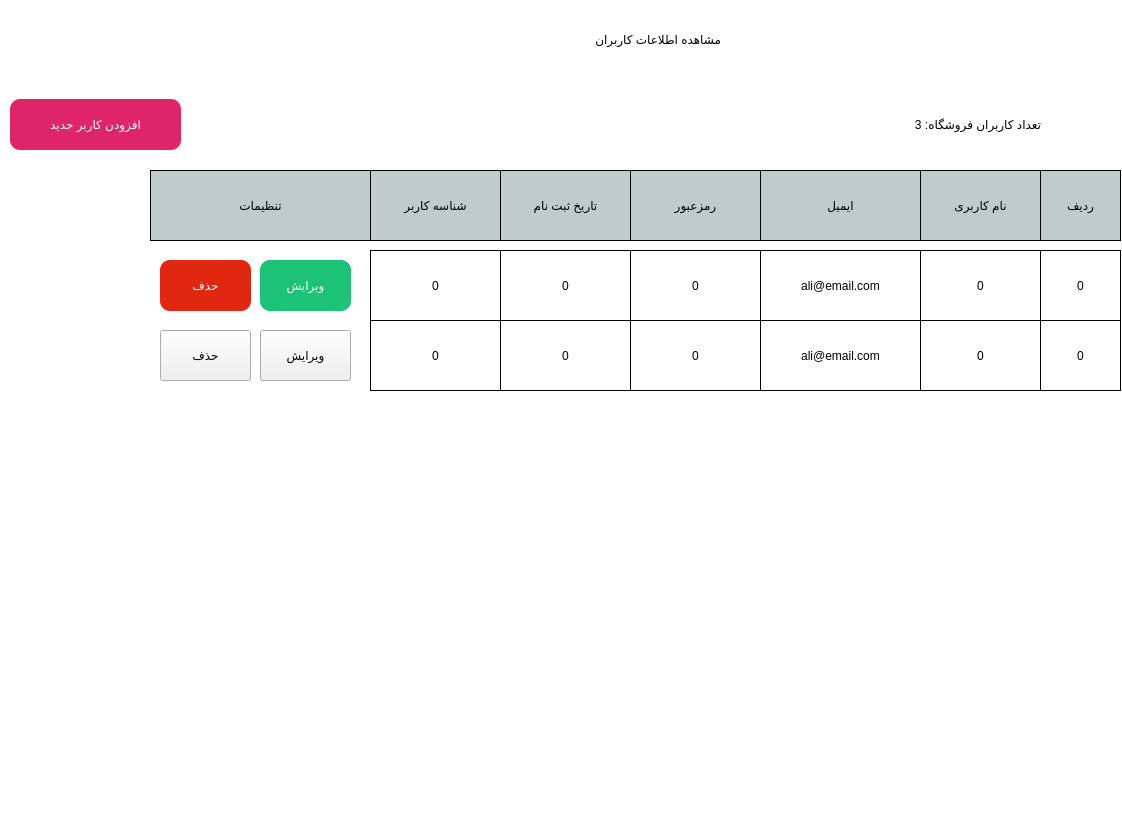
<?xml version="1.0" encoding="UTF-8"?>
<ui version="4.0">
 <class>mainWindow</class>
 <widget class="QDialog" name="mainWindow">
  <property name="geometry">
   <rect>
    <x>0</x>
    <y>0</y>
    <width>1122</width>
    <height>832</height>
   </rect>
  </property>
  <property name="windowTitle">
   <string>Dialog</string>
  </property>
  <property name="styleSheet">
   <string notr="true">#mainWindow{
background-color : #fff
}</string>
  </property>
  <widget class="QWidget" name="headerSection" native="true">
   <property name="geometry">
    <rect>
     <x>0</x>
     <y>-1</y>
     <width>1121</width>
     <height>161</height>
    </rect>
   </property>
   <property name="styleSheet">
    <string notr="true">#headerSection{
	border : 1px solid #fff

}</string>
   </property>
   <widget class="QLabel" name="label">
    <property name="geometry">
     <rect>
      <x>390</x>
      <y>20</y>
      <width>331</width>
      <height>41</height>
     </rect>
    </property>
    <property name="styleSheet">
     <string notr="true">font: 22pt &quot;B narm&quot;;</string>
    </property>
    <property name="text">
     <string>مشاهده اطلاعات کاربران</string>
    </property>
   </widget>
   <widget class="QLabel" name="count_lbl">
    <property name="geometry">
     <rect>
      <x>590</x>
      <y>110</y>
      <width>451</width>
      <height>31</height>
     </rect>
    </property>
    <property name="styleSheet">
     <string notr="true">font: 14pt &quot;B Nazanin&quot;;</string>
    </property>
    <property name="text">
     <string>تعداد کاربران فروشگاه: 3 </string>
    </property>
   </widget>
   <widget class="QPushButton" name="pay_btn">
    <property name="geometry">
     <rect>
      <x>10</x>
      <y>100</y>
      <width>171</width>
      <height>51</height>
     </rect>
    </property>
    <property name="cursor">
     <cursorShape>PointingHandCursor</cursorShape>
    </property>
    <property name="styleSheet">
     <string notr="true">#pay_btn{
border-radius : 10%;
background-color: #df2569;
color : #fff;
font: 10pt &quot;IRANSans&quot;;
}</string>
    </property>
    <property name="text">
     <string>افزودن کاربر جدید</string>
    </property>
   </widget>
  </widget>
  <widget class="QWidget" name="widget" native="true">
   <property name="geometry">
    <rect>
     <x>0</x>
     <y>170</y>
     <width>1121</width>
     <height>81</height>
    </rect>
   </property>
   <widget class="QPushButton" name="pushButton">
    <property name="geometry">
     <rect>
      <x>920</x>
      <y>0</y>
      <width>121</width>
      <height>71</height>
     </rect>
    </property>
    <property name="styleSheet">
     <string notr="true">border:1px solid #000;
background-color: rgb(191, 204, 203);</string>
    </property>
    <property name="text">
     <string>نام کاربری</string>
    </property>
   </widget>
   <widget class="QPushButton" name="pushButton_2">
    <property name="geometry">
     <rect>
      <x>760</x>
      <y>0</y>
      <width>161</width>
      <height>71</height>
     </rect>
    </property>
    <property name="styleSheet">
     <string notr="true">border:1px solid #000;
background-color: rgb(191, 204, 203);</string>
    </property>
    <property name="text">
     <string>ایمیل</string>
    </property>
   </widget>
   <widget class="QPushButton" name="pushButton_3">
    <property name="geometry">
     <rect>
      <x>630</x>
      <y>0</y>
      <width>131</width>
      <height>71</height>
     </rect>
    </property>
    <property name="styleSheet">
     <string notr="true">border:1px solid #000;
background-color: rgb(191, 204, 203);</string>
    </property>
    <property name="text">
     <string>رمزعبور</string>
    </property>
   </widget>
   <widget class="QPushButton" name="pushButton_4">
    <property name="geometry">
     <rect>
      <x>1040</x>
      <y>0</y>
      <width>81</width>
      <height>71</height>
     </rect>
    </property>
    <property name="styleSheet">
     <string notr="true">border:1px solid #000;
background-color: rgb(191, 204, 203);</string>
    </property>
    <property name="text">
     <string>ردیف</string>
    </property>
   </widget>
   <widget class="QPushButton" name="pushButton_5">
    <property name="geometry">
     <rect>
      <x>500</x>
      <y>0</y>
      <width>131</width>
      <height>71</height>
     </rect>
    </property>
    <property name="styleSheet">
     <string notr="true">border:1px solid #000;
background-color: rgb(191, 204, 203);</string>
    </property>
    <property name="text">
     <string>تاریخ ثبت نام</string>
    </property>
   </widget>
   <widget class="QPushButton" name="pushButton_6">
    <property name="geometry">
     <rect>
      <x>370</x>
      <y>0</y>
      <width>131</width>
      <height>71</height>
     </rect>
    </property>
    <property name="styleSheet">
     <string notr="true">border:1px solid #000;
background-color: rgb(191, 204, 203);</string>
    </property>
    <property name="text">
     <string>شناسه کاربر</string>
    </property>
   </widget>
   <widget class="QLabel" name="label_2">
    <property name="geometry">
     <rect>
      <x>30</x>
      <y>10</y>
      <width>55</width>
      <height>51</height>
     </rect>
    </property>
    <property name="text">
     <string/>
    </property>
    <property name="pixmap">
     <pixmap>../Tools/imgs/refresh_btn.jpg</pixmap>
    </property>
   </widget>
   <widget class="QPushButton" name="refresh_btn">
    <property name="geometry">
     <rect>
      <x>10</x>
      <y>10</y>
      <width>93</width>
      <height>51</height>
     </rect>
    </property>
    <property name="cursor">
     <cursorShape>PointingHandCursor</cursorShape>
    </property>
    <property name="styleSheet">
     <string notr="true">#refresh_btn{
border : none;
background-color:transparent;
}</string>
    </property>
    <property name="text">
     <string/>
    </property>
   </widget>
   <widget class="QPushButton" name="pushButton_7">
    <property name="geometry">
     <rect>
      <x>150</x>
      <y>0</y>
      <width>221</width>
      <height>71</height>
     </rect>
    </property>
    <property name="styleSheet">
     <string notr="true">border:1px solid #000;
background-color: rgb(191, 204, 203);</string>
    </property>
    <property name="text">
     <string>تنظیمات</string>
    </property>
   </widget>
  </widget>
  <widget class="QPushButton" name="pushButton_8">
   <property name="geometry">
    <rect>
     <x>1040</x>
     <y>250</y>
     <width>81</width>
     <height>71</height>
    </rect>
   </property>
   <property name="styleSheet">
    <string notr="true">border:1px solid #000;
background-color: #fff;</string>
   </property>
   <property name="text">
    <string>0</string>
   </property>
  </widget>
  <widget class="QPushButton" name="pushButton_9">
   <property name="geometry">
    <rect>
     <x>920</x>
     <y>250</y>
     <width>121</width>
     <height>71</height>
    </rect>
   </property>
   <property name="styleSheet">
    <string notr="true">border:1px solid #000;
background-color: #fff;</string>
   </property>
   <property name="text">
    <string>0</string>
   </property>
  </widget>
  <widget class="QPushButton" name="pushButton_10">
   <property name="geometry">
    <rect>
     <x>760</x>
     <y>250</y>
     <width>161</width>
     <height>71</height>
    </rect>
   </property>
   <property name="styleSheet">
    <string notr="true">border:1px solid #000;
background-color: #fff;</string>
   </property>
   <property name="text">
    <string>ali@email.com</string>
   </property>
  </widget>
  <widget class="QPushButton" name="pushButton_11">
   <property name="geometry">
    <rect>
     <x>630</x>
     <y>250</y>
     <width>131</width>
     <height>71</height>
    </rect>
   </property>
   <property name="styleSheet">
    <string notr="true">border:1px solid #000;
background-color: #fff;</string>
   </property>
   <property name="text">
    <string>0</string>
   </property>
  </widget>
  <widget class="QPushButton" name="pushButton_12">
   <property name="geometry">
    <rect>
     <x>500</x>
     <y>250</y>
     <width>131</width>
     <height>71</height>
    </rect>
   </property>
   <property name="styleSheet">
    <string notr="true">border:1px solid #000;
background-color: #fff;</string>
   </property>
   <property name="text">
    <string>0</string>
   </property>
  </widget>
  <widget class="QPushButton" name="pushButton_13">
   <property name="geometry">
    <rect>
     <x>370</x>
     <y>250</y>
     <width>131</width>
     <height>71</height>
    </rect>
   </property>
   <property name="styleSheet">
    <string notr="true">border:1px solid #000;
background-color: #fff;</string>
   </property>
   <property name="text">
    <string>0</string>
   </property>
  </widget>
  <widget class="QPushButton" name="edit_btn">
   <property name="geometry">
    <rect>
     <x>260</x>
     <y>260</y>
     <width>91</width>
     <height>51</height>
    </rect>
   </property>
   <property name="cursor">
    <cursorShape>PointingHandCursor</cursorShape>
   </property>
   <property name="styleSheet">
    <string notr="true">#edit_btn{
border-radius : 10%;
background-color: #1cc275;
color : #fff;
font: 10pt &quot;IRANSans&quot;;
}</string>
   </property>
   <property name="text">
    <string>ویرایش</string>
   </property>
  </widget>
  <widget class="QPushButton" name="del_btn">
   <property name="geometry">
    <rect>
     <x>160</x>
     <y>260</y>
     <width>91</width>
     <height>51</height>
    </rect>
   </property>
   <property name="cursor">
    <cursorShape>PointingHandCursor</cursorShape>
   </property>
   <property name="styleSheet">
    <string notr="true">#del_btn{
border-radius : 10%;
background-color: #e0270f;
color : #fff;
font: 10pt &quot;IRANSans&quot;;
}</string>
   </property>
   <property name="text">
    <string>حذف</string>
   </property>
  </widget>
  <widget class="QPushButton" name="pushButton_14">
   <property name="geometry">
    <rect>
     <x>760</x>
     <y>320</y>
     <width>161</width>
     <height>71</height>
    </rect>
   </property>
   <property name="styleSheet">
    <string notr="true">border:1px solid #000;
background-color: #fff;</string>
   </property>
   <property name="text">
    <string>ali@email.com</string>
   </property>
  </widget>
  <widget class="QPushButton" name="pushButton_15">
   <property name="geometry">
    <rect>
     <x>370</x>
     <y>320</y>
     <width>131</width>
     <height>71</height>
    </rect>
   </property>
   <property name="styleSheet">
    <string notr="true">border:1px solid #000;
background-color: #fff;</string>
   </property>
   <property name="text">
    <string>0</string>
   </property>
  </widget>
  <widget class="QPushButton" name="pushButton_16">
   <property name="geometry">
    <rect>
     <x>920</x>
     <y>320</y>
     <width>121</width>
     <height>71</height>
    </rect>
   </property>
   <property name="styleSheet">
    <string notr="true">border:1px solid #000;
background-color: #fff;</string>
   </property>
   <property name="text">
    <string>0</string>
   </property>
  </widget>
  <widget class="QPushButton" name="del_btn_2">
   <property name="geometry">
    <rect>
     <x>160</x>
     <y>330</y>
     <width>91</width>
     <height>51</height>
    </rect>
   </property>
   <property name="cursor">
    <cursorShape>PointingHandCursor</cursorShape>
   </property>
   <property name="styleSheet">
    <string notr="true">#del_btn{
border-radius : 10%;
background-color: #e0270f;
color : #fff;
font: 10pt &quot;IRANSans&quot;;
}</string>
   </property>
   <property name="text">
    <string>حذف</string>
   </property>
  </widget>
  <widget class="QPushButton" name="pushButton_17">
   <property name="geometry">
    <rect>
     <x>500</x>
     <y>320</y>
     <width>131</width>
     <height>71</height>
    </rect>
   </property>
   <property name="styleSheet">
    <string notr="true">border:1px solid #000;
background-color: #fff;</string>
   </property>
   <property name="text">
    <string>0</string>
   </property>
  </widget>
  <widget class="QPushButton" name="pushButton_18">
   <property name="geometry">
    <rect>
     <x>1040</x>
     <y>320</y>
     <width>81</width>
     <height>71</height>
    </rect>
   </property>
   <property name="styleSheet">
    <string notr="true">border:1px solid #000;
background-color: #fff;</string>
   </property>
   <property name="text">
    <string>0</string>
   </property>
  </widget>
  <widget class="QPushButton" name="edit_btn_2">
   <property name="geometry">
    <rect>
     <x>260</x>
     <y>330</y>
     <width>91</width>
     <height>51</height>
    </rect>
   </property>
   <property name="cursor">
    <cursorShape>PointingHandCursor</cursorShape>
   </property>
   <property name="styleSheet">
    <string notr="true">#edit_btn{
border-radius : 10%;
background-color: #1cc275;
color : #fff;
font: 10pt &quot;IRANSans&quot;;
}</string>
   </property>
   <property name="text">
    <string>ویرایش</string>
   </property>
  </widget>
  <widget class="QPushButton" name="pushButton_19">
   <property name="geometry">
    <rect>
     <x>630</x>
     <y>320</y>
     <width>131</width>
     <height>71</height>
    </rect>
   </property>
   <property name="styleSheet">
    <string notr="true">border:1px solid #000;
background-color: #fff;</string>
   </property>
   <property name="text">
    <string>0</string>
   </property>
  </widget>
 </widget>
 <resources/>
 <connections/>
</ui>
